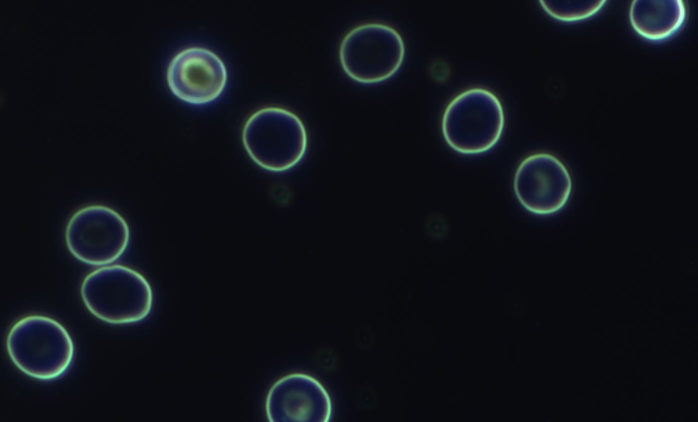
%> input picture Assignment_Input/IMG_01.png, 1396 x 844 px (shown at 1/2 size)
$ octave Task1to4.m   (GNU Octave 9; MATLAB toolbox functions it lacks are replaced by stand-ins)
%> lines starting %> are read from the running program, lines starting %| are printed output that depends on the picture; in (x1, y1, x2, y2) boxes, pixels count from 0 and x2, y2 are one past the last pixel; in counts of white or black regions, pixels touching at a corner belong together; the program's own positions count from 1
clear; close all;

% Task 1: Pre-processing -----------------------
% Step-1: Load input image
I = imread('IMG_01.png');
%> I is the input picture: size 844x1396x3 uint8; mean R, G, B 15.1, 18.4, 23.6
figure, imshow(I)
title('Original IMG 1')

% Step-2: Covert image to grayscale
I_gray = rgb2gray(I);
figure, imshow(I_gray);
title('Grayscale Image');

% Step-3: Rescale image
height = 512;
[rows,cols] = size(I_gray);
%> rows = 844; cols = 1396
new_width = round(cols * (height / rows));
%> new_width = 847
I_resized = imresize(I_gray, [height, new_width]);
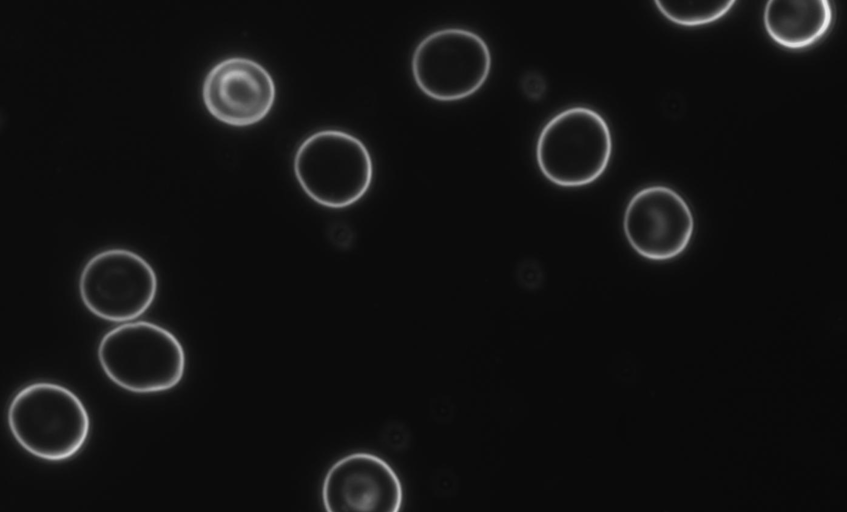
%> I_resized: size 512x847 uint8; min 8, max 239, mean 17.9

figure, imshow(I_resized);
title('Resized Image');

% Step-4: Produce histogram before enhancing
%4.1 Create Number of Bins % histogram data using number of bins
num_bins = 64;
histogram_data = imhist(I_resized, num_bins);
%> histogram_data = 64 values, max 246966 at index 4, min 0 at index 1, mean 6776
%4.2 Display the histogram and Add title / labels
figure, bar(histogram_data);
title('Histogram Data Pre Enhance');
xlabel('Intensity Values');
ylabel('Frequency');
% Step-5: Enhance image before binarisation
%Contrast Adjustment for enhancement
I_enhanced = imadjust(I_resized);
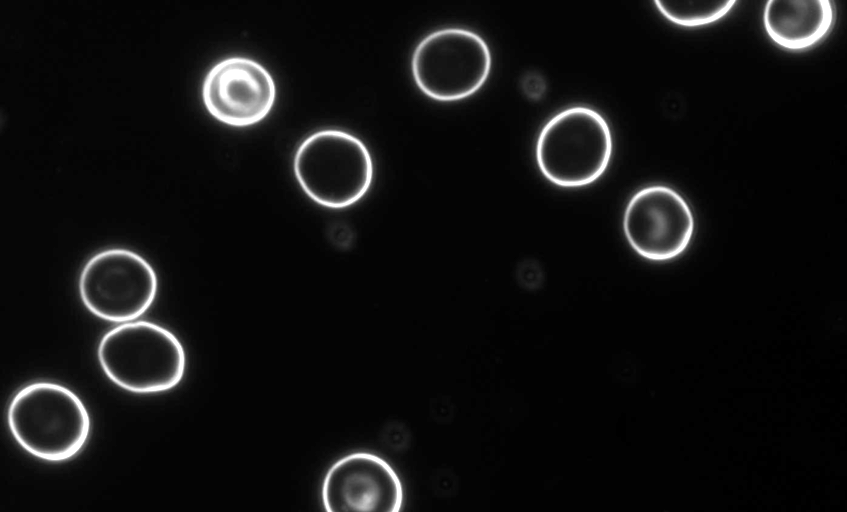
%> I_enhanced: size 512x847 uint8; min 0, max 255, mean 17.7

figure, imshow(I_enhanced);
title('Enhanced Image (Contrast)')

% Step-6: Histogram after enhancement
%6.1 Create Number of Bins % histogram data using number of bins
num_bins = 64;
histogram_data_e = imhist(I_enhanced, num_bins);
%> histogram_data_e = 64 values, max 214889 at index 2, min 202 at index 40, mean 6776
%6.2 Display the histogram and Add title / labels
figure, bar(histogram_data_e);
title('Histogram Data Post Enhance');
xlabel('Intensity Values');
ylabel('Frequency');
% Step-7: Image Binarisation
%7.1 Determine threshold with Otsu's method
threshold = graythresh(I_enhanced);
%> threshold = 0.384

%7.2 Convert to Binary
I_binary = imbinarize(I_enhanced, threshold);
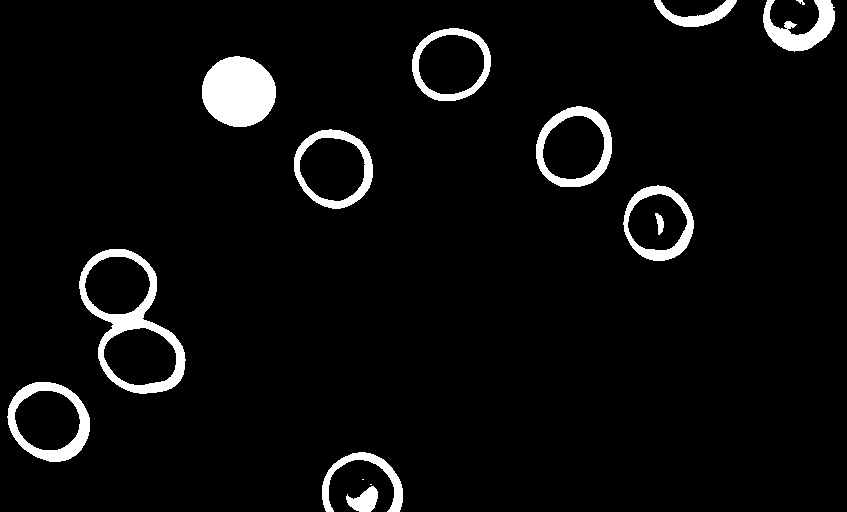
%> I_binary: size 512x847 logical; 4.9% white; 15 white regions (2 under 20 px), largest, box (x1, y1, x2, y2) and area: (202, 56, 276, 127) 4107, (79, 249, 186, 394) 3600, (7, 382, 90, 462) 2141

figure, imshow(I_binary);
title ('Binarized Image Otsu Method');

%7.3 Expermiment with other threshholding methods
%Manual Tresholding:
I_binary_manual = imbinarize(I_enhanced, 0.25);
%> I_binary_manual: size 512x847 logical; 6.8% white; 13 white regions, largest, box (x1, y1, x2, y2) and area: (78, 247, 187, 395) 4983, (200, 54, 278, 129) 4494, (6, 379, 92, 464) 2981
figure, imshow(I_binary_manual);
title ('Binarized 0.5');
%figure, imshow(I_binary_manual);
%title ('Binarized Manual Test 1');

I_binary_manual2 = imbinarize(I_enhanced, 0.75);
%> I_binary_manual2: size 512x847 logical; 2.3% white; 19 white regions (8 under 20 px), largest, box (x1, y1, x2, y2) and area: (204, 58, 275, 126) 2157, (9, 383, 89, 460) 1188, (537, 108, 611, 186) 1045

%figure, imshow(I_binary_manual2);
%title('Binarized Manual Test 2');

%Need to find a way to store all files locally stored in directory!!! with
%github to make looking through easy


% Task 2: Edge detection ------------------------
%Sobel Edge Detection
sobel_edges = edge(I_binary, 'Sobel');
%> sobel_edges: size 512x847 logical; 1.2% white in thin lines or dots

%figure, imshow(sobel_edges);
%title('Sobel Edge Detection')

%Prewitt Edge Detecttion
prewitt_edges = edge(I_binary, 'prewitt');
%> prewitt_edges: size 512x847 logical; 1.2% white in thin lines or dots

%figure, imshow(prewitt_edges);
%title('Prewitt Edge Detection');

%Canny Edge Detection
canny_edges = edge(I_binary, 'Canny', 0.86);
%> canny_edges: size 512x847 logical; 1.1% white in thin lines or dots

figure, imshow(canny_edges);
title('Canny Edge Detection')
imwrite(canny_edges, 'edges_canny.png');
%Roberts Edge Detection
roberts_edges = edge(I_binary, 'Roberts');
%> roberts_edges: size 512x847 logical; 1.2% white in thin lines or dots

%figure, imshow(roberts_edges);
%title('Roberts Edge Detection');

figure;
subplot(2, 2, 1);
imshow(sobel_edges);
title('Sobel Edge Detection');

subplot(2, 2, 2);
imshow(prewitt_edges);
title('Prewitt Edge Detection');

subplot(2, 2, 3);
imshow(canny_edges);
title('Canny Edge Detection');

subplot(2, 2, 4);
imshow(roberts_edges);
title('Roberts Edge Detection');
%After reveiwing all the edge detection, Canny seems to produce the highest
%quality edge detection!! FOR REPORT!
% Save the selected edge detection output (e.g., Canny)
imwrite(roberts_edges, 'edges_roberts.png');

% Task 3: Simple segmentation --------------------
I_edge = imread('edges_roberts.png');
% Add padding around the image to include boundary cells
%After testing I realized some of the corner cells were not being detected
padded_edges = padarray(I_edge, [1, 1], 0, 'both');
%> padded_edges: size 514x849 logical; 1.2% white in thin lines or dots
se = strel('disk', 1);
a_dilated_edges = imdilate(padded_edges, se);
%> a_dilated_edges: size 514x849 logical; 2.9% white; 24 white regions (1 under 20 px), largest, box (x1, y1, x2, y2) and area: (78, 248, 188, 396) 1352, (6, 381, 92, 464) 784, (293, 128, 375, 211) 764

figure, imshow(a_dilated_edges);
title('Dilated Edge Image');

%Bridging the padded edge image
dilated_edges = bwmorph(a_dilated_edges,"bridge");
%> dilated_edges: size 514x849 logical; 3% white; 23 white regions (1 under 20 px), largest, box (x1, y1, x2, y2) and area: (78, 248, 188, 396) 1352, (622, 184, 696, 263) 1279, (6, 381, 92, 464) 784

%https://blogs.mathworks.com/steve/2013/09/05/defining-and-filling-holes-on-the-border-of-an-image/
%a: Filling the cells at top and left border of the image
d_edges_a = padarray(dilated_edges,[1 1],1,'pre');
%> d_edges_a: size 515x850 logical; 3.3% white; 19 white regions (1 under 20 px), largest, box (x1, y1, x2, y2) and area: (0, 0, 850, 515) 2830, (79, 249, 189, 397) 1352, (623, 185, 697, 264) 1279
d_edges_a_filled = imfill(d_edges_a, "holes");
%> d_edges_a_filled: size 515x850 logical; 11% white; 12 white regions (1 under 20 px), largest, box (x1, y1, x2, y2) and area: (79, 249, 189, 397) 10357, (0, 0, 850, 515) 6557, (7, 382, 93, 465) 5513
d_edges_a_filled = d_edges_a_filled(2:end, 2:end);
%> d_edges_a_filled: size 514x849 logical; 10.7% white; 13 white regions (1 under 20 px), largest, box (x1, y1, x2, y2) and area: (78, 248, 188, 396) 10357, (6, 381, 92, 464) 5513, (535, 105, 614, 189) 5284

%b: Filling the cells at top and right border of the image
d_edges_b = padarray(padarray(dilated_edges,[1 0],1,'pre'),[0 1],1,'post');
%> d_edges_b: size 515x850 logical; 3.3% white; 19 white regions (1 under 20 px), largest, box (x1, y1, x2, y2) and area: (0, 0, 850, 515) 2830, (78, 249, 188, 397) 1352, (622, 185, 696, 264) 1279
d_edges_b_filled = imfill(d_edges_b, "holes");
%> d_edges_b_filled: size 515x850 logical; 11% white; 12 white regions (1 under 20 px), largest, box (x1, y1, x2, y2) and area: (78, 249, 188, 397) 10357, (0, 0, 850, 515) 6557, (6, 382, 92, 465) 5513
d_edges_b_filled = d_edges_b_filled(2:end, 1:end-1);

%c: Filling the cells at bottom and right border of the image
d_edges_c = padarray(dilated_edges,[1 1],1,'post');
%> d_edges_c: size 515x850 logical; 3.3% white; 21 white regions (1 under 20 px), largest, box (x1, y1, x2, y2) and area: (0, 0, 850, 515) 2599, (78, 248, 188, 396) 1352, (622, 184, 696, 263) 1279
d_edges_c_filled = imfill(d_edges_c, "holes");
%> d_edges_c_filled: size 515x850 logical; 10.9% white; 13 white regions, largest, box (x1, y1, x2, y2) and area: (78, 248, 188, 396) 10357, (0, 0, 850, 515) 5775, (6, 381, 92, 464) 5513
d_edges_c_filled = d_edges_c_filled(1:end-1,1:end-1);

%d: Filling the cells at top and left border of the image
d_edges_d = padarray(padarray(dilated_edges,[1 0],1,'post'),[0 1],1,'pre');
%> d_edges_d: size 515x850 logical; 3.3% white; 21 white regions (1 under 20 px), largest, box (x1, y1, x2, y2) and area: (0, 0, 850, 515) 2599, (79, 248, 189, 396) 1352, (623, 184, 697, 263) 1279
d_edges_d_filled = imfill(d_edges_d, "holes");
%> d_edges_d_filled: size 515x850 logical; 10.9% white; 13 white regions, largest, box (x1, y1, x2, y2) and area: (79, 248, 189, 396) 10357, (0, 0, 850, 515) 5775, (7, 381, 93, 464) 5513
d_edges_d_filled = d_edges_d_filled(1:end-1, 2:end);


I_filled = d_edges_a_filled | d_edges_b_filled | d_edges_c_filled | d_edges_d_filled;
figure, imshow(I_filled);
title('Filled Image')

I_cleaned = bwareaopen(I_filled, 50);
I_smoothed = imclose(I_cleaned, strel('disk',2));
%> I_smoothed: size 514x849 logical; 11.5% white; 10 white regions, largest, box (x1, y1, x2, y2) and area: (78, 248, 188, 396) 10361, (6, 381, 92, 464) 5513, (535, 105, 614, 189) 5284

I_labeled = bwlabel(I_smoothed);
%> I_labeled: size 514x849 double; 11 distinct labels, from 0 to 10

figure, imshow(label2rgb(I_labeled, 'jet','k'));
%> after `imshow(label2rgb(I_labeled, 'jet','k'))`:
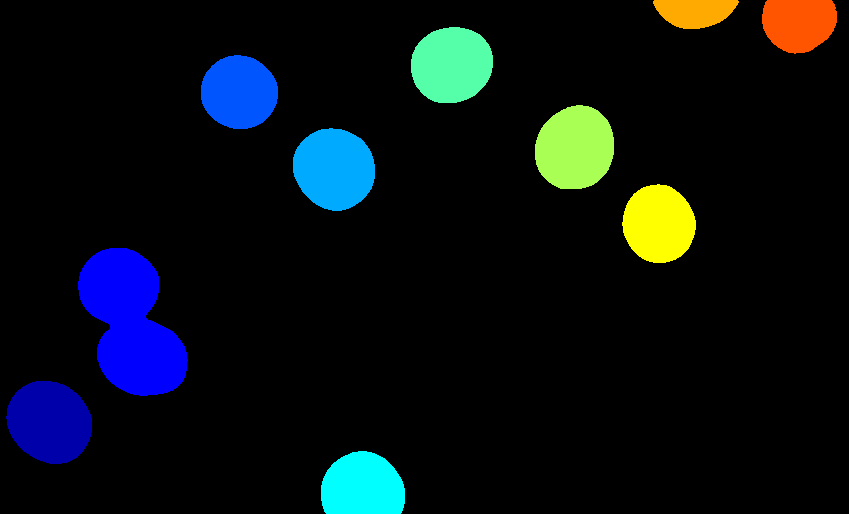
%> displayed picture: size 514x849x3, on the screen's scale of 0 to 255; mean R, G, B 8.7, 15.5, 19.4
title('Labeled Objects')

%filter based on properties
stats = regionprops(I_labeled, 'Area', 'Eccentricity');
%> stats = 10 regions; largest, Area and Eccentricity: 10361 0.871, 5513 0.482, 5284 0.433, 5278 0.352, 4969 0.428
blood_cells = ismember(I_labeled, find([stats.Area] > 2000  ));
bacteria = ismember(I_labeled, find([stats.Area] <=2000 & [stats.Area] > 500 ));
%> bacteria: size 514x849 logical; 0.43% white; 1 white region, box (x1, y1, x2, y2) and area: (653, 0, 739, 29) 1876
final_binary = blood_cells | bacteria;

%My Labeled image shows the bacteria and blood cells fina dn so I decided I
%will study the area and eccentricity of both objects to determine the
%stats of blood cells and bacteria above,

for i = 1:numel(stats)
    fprintf('Object %d: Area = %.2f, Eccentricity = %.2f\n', i, stats(i).Area, stats(i).Eccentricity);
end
%> this loop made 10 passes
%| Object 1: Area = 5513.00, Eccentricity = 0.48
%| Object 2: Area = 10361.00, Eccentricity = 0.87
%| Object 3: Area = 4463.00, Eccentricity = 0.32
%| Object 4: Area = 5278.00, Eccentricity = 0.35
%| Object 5: Area = 4411.00, Eccentricity = 0.66
%| Object 6: Area = 4969.00, Eccentricity = 0.43
%| Object 7: Area = 5284.00, Eccentricity = 0.43
%| Object 8: Area = 4497.00, Eccentricity = 0.40
%> (further printed lines are left out)

figure, imshow(final_binary);
title('Segmented Blood Cells or Bacteria');

%To ensure my classification of objects is correct test to see blood cells
%and bacteria
% Visualize blood cells
%figure, imshow(blood_cells);
%title('Blood Cells');

% Visualize bacteria
%figure, imshow(bacteria);
%title('Bacteria');

%Save Segmented Image
imwrite(final_binary, 'segmented_image.png');
% -------------------- ------------------------------------------------------------
% Task 4: Object Recognition --------------------

% Load the new image
IMG_11 = imread('IMG_11.png');
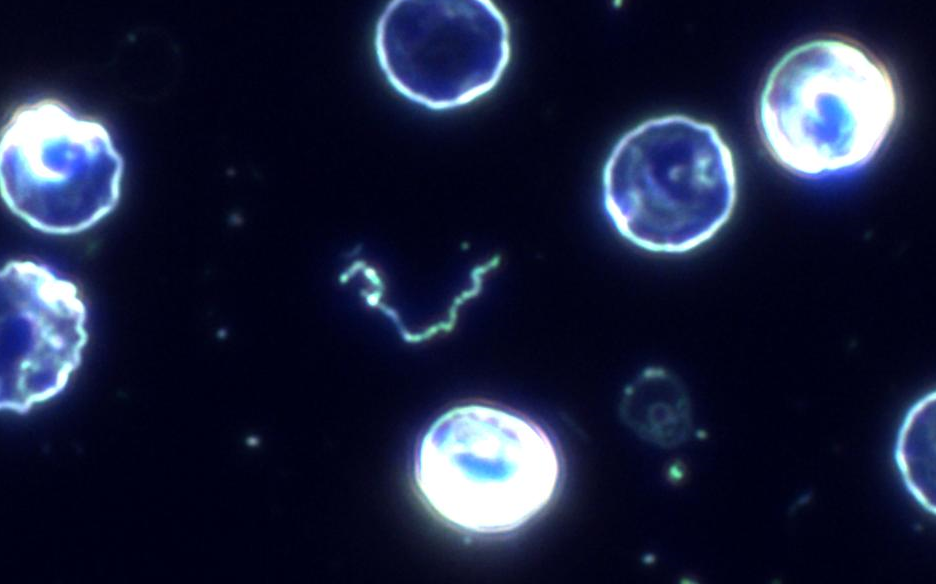
%> input picture Assignment_Input/IMG_11.png, 936 x 584 px
%> IMG_11 is the input picture: size 584x936x3 uint8; mean R, G, B 27.5, 33.3, 59.9

%Covert image to grayscale
I_gray = rgb2gray(IMG_11);
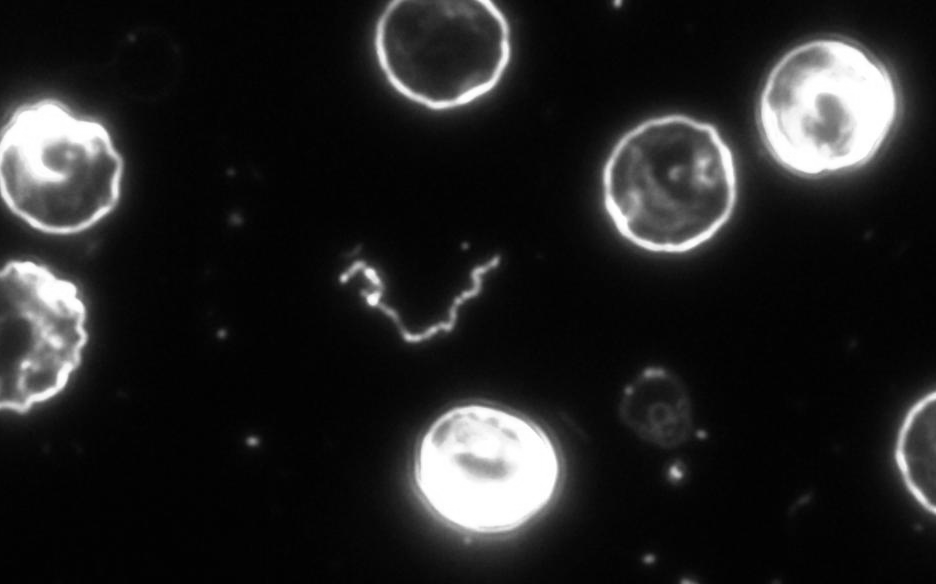
%> I_gray: size 584x936 uint8; min 2, max 255, mean 34.6
figure, imshow(I_gray);
title('Grayscale Image');

%Rescale image
height = 512;
[rows,cols] = size(I_gray);
%> rows = 584; cols = 936
new_width = round(cols * (height / rows));
%> new_width = 821
I_resized = imresize(I_gray, [height, new_width]);
%> I_resized: size 512x821 uint8

%Enhance Image
I_enhanced = imadjust(I_resized);
%> I_enhanced: size 512x821 uint8

%Determine threshold with Otsu's method
threshold = graythresh(I_enhanced);
%> threshold = 0.412

%Convert to Binary
I_binary = imbinarize(I_enhanced, threshold);
%> I_binary: size 512x821 logical; 11% white; 22 white regions (8 under 20 px), largest, box (x1, y1, x2, y2) and area: (361, 354, 494, 476) 12050, (663, 35, 791, 156) 11661, (0, 86, 108, 206) 7436

%Edge Detection
I_edge = edge(I_binary, 'roberts');
%> I_edge: size 512x821 logical; 1.2% white in thin lines or dots

%Add Padding
padded_edges = padarray(I_edge, [1, 1], 0, 'both');
%> padded_edges: size 514x823 logical; 1.2% white in thin lines or dots
se = strel('disk', 1);

%Dilate
a_dilated_edges = imdilate(padded_edges, se);
%> a_dilated_edges: size 514x823 logical; 3% white; 30 white regions (3 under 20 px), largest, box (x1, y1, x2, y2) and area: (327, 0, 450, 99) 1597, (537, 107, 639, 214) 1240, (360, 353, 496, 478) 1240

%Bridge
dilated_edges = bwmorph(a_dilated_edges,"bridge");
%> dilated_edges: size 514x823 logical; 3% white; 30 white regions (3 under 20 px), largest, box (x1, y1, x2, y2) and area: (327, 0, 450, 99) 1607, (537, 107, 639, 214) 1243, (360, 353, 496, 478) 1240

%FILL CORNERS
%Fill Corners (ref
%https://blogs.mathworks.com/steve/2013/09/05/defining-and-filling-holes-on-the-border-of-an-image/)

%a: Filling the cells at top and left border of the image
d_edges_a = padarray(dilated_edges,[1 1],1,'pre');
%> d_edges_a: size 515x824 logical; 3.3% white; 26 white regions (3 under 20 px), largest, box (x1, y1, x2, y2) and area: (0, 0, 824, 515) 5126, (538, 108, 640, 215) 1243, (361, 354, 497, 479) 1240
d_edges_a_filled = imfill(d_edges_a, "holes");
%> d_edges_a_filled: size 515x824 logical; 16.7% white; 13 white regions, largest, box (x1, y1, x2, y2) and area: (0, 0, 824, 515) 30789, (361, 354, 497, 479) 12677, (663, 35, 794, 159) 12351
d_edges_a_filled = d_edges_a_filled(2:end, 2:end);
%> d_edges_a_filled: size 514x823 logical; 16.4% white; 16 white regions, largest, box (x1, y1, x2, y2) and area: (360, 353, 496, 478) 12677, (662, 34, 793, 158) 12351, (527, 100, 649, 224) 11983

%b: Filling the cells at top and right border of the image
d_edges_b = padarray(padarray(dilated_edges,[1 0],1,'pre'),[0 1],1,'post');
%> d_edges_b: size 515x824 logical; 3.3% white; 27 white regions (3 under 20 px), largest, box (x1, y1, x2, y2) and area: (0, 0, 824, 515) 3754, (537, 108, 639, 215) 1243, (360, 354, 496, 479) 1240
d_edges_b_filled = imfill(d_edges_b, "holes");
%> d_edges_b_filled: size 515x824 logical; 14.1% white; 20 white regions (1 under 20 px), largest, box (x1, y1, x2, y2) and area: (0, 0, 824, 515) 14503, (360, 354, 496, 479) 12677, (662, 35, 793, 159) 12351
d_edges_b_filled = d_edges_b_filled(2:end, 1:end-1);

%c: Filling the cells at bottom and right border of the image
d_edges_c = padarray(dilated_edges,[1 1],1,'post');
%> d_edges_c: size 515x824 logical; 3.3% white; 28 white regions (3 under 20 px), largest, box (x1, y1, x2, y2) and area: (0, 0, 824, 515) 2137, (327, 0, 450, 99) 1607, (537, 107, 639, 214) 1243
d_edges_c_filled = imfill(d_edges_c, "holes");
d_edges_c_filled = d_edges_c_filled(1:end-1,1:end-1);
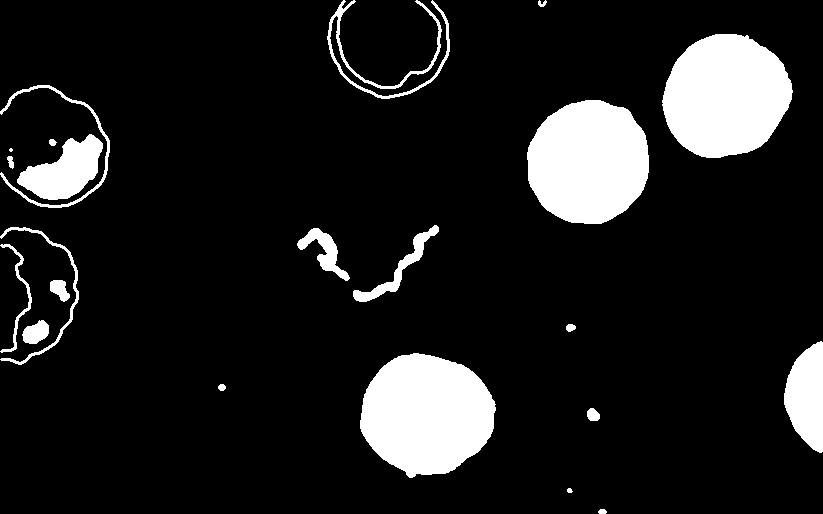
%> d_edges_c_filled: size 514x823 logical; 11.9% white; 22 white regions (1 under 20 px), largest, box (x1, y1, x2, y2) and area: (360, 353, 496, 478) 12677, (662, 34, 793, 158) 12351, (527, 100, 649, 224) 11983

%d: Filling the cells at top and left border of the image
d_edges_d = padarray(padarray(dilated_edges,[1 0],1,'post'),[0 1],1,'pre');
d_edges_d_filled = imfill(d_edges_d, "holes");
d_edges_d_filled = d_edges_d_filled(1:end-1, 2:end);

%Fill image
I_filled = d_edges_a_filled | d_edges_b_filled | d_edges_c_filled | d_edges_d_filled;

% Remove noise
I_cleaned = bwareaopen(I_filled, 500);

% Smooth edges
I_smoothed = imclose(I_cleaned, strel('disk', 2));

% Label connected components
I_labeled = bwlabel(I_smoothed);

%Better Extract Features for robust
% Extract features
stats = regionprops(I_labeled, 'Area', 'Eccentricity', 'Solidity', 'Perimeter');
%> stats = 9 regions; largest, Area, Eccentricity, Solidity and Perimeter: 12682 0.436 0.982 406.1, 12354 0.384 0.987 398, 11983 0.291 0.987 387.6, 10749 0.49 0.984 371.9, 9969 0.584 0.99 360.3
areas = [stats.Area];
%> areas = [10749 8685 942 9969 1106 12682 11983 12354 3145]
eccentricities = [stats.Eccentricity];
%> eccentricities = [0.49 0.804 0.899 0.584 0.984 0.436 0.291 0.384 0.926]
solidities = [stats.Solidity];
%> solidities = [0.984 0.978 0.666 0.99 0.491 0.982 0.987 0.987 0.987]
perimeters = [stats.Perimeter];
%> perimeters = [371.9 365.4 191.4 360.3 260.9 406.1 387.6 398 250.8]
circularities = (4 * pi * areas) ./ (perimeters .^ 2);
%> circularities = [0.977 0.818 0.323 0.965 0.204 0.966 1 0.98 0.629]

%Print stats
for i = 1:numel(stats)
    fprintf('Object %d: Area = %.2f, Eccentricity = %.2f, Solidity = %.2f, Perimeter = %.2f, Circularity: %.2f\n', i, stats(i).Area, stats(i).Eccentricity, stats(i).Solidity, stats(i).Perimeter, circularities(i));
end
%> this loop made 9 passes
%| Object 1: Area = 10749.00, Eccentricity = 0.49, Solidity = 0.98, Perimeter = 371.87, Circularity: 0.98
%| Object 2: Area = 8685.00, Eccentricity = 0.80, Solidity = 0.98, Perimeter = 365.37, Circularity: 0.82
%| Object 3: Area = 942.00, Eccentricity = 0.90, Solidity = 0.67, Perimeter = 191.41, Circularity: 0.32
%| Object 4: Area = 9969.00, Eccentricity = 0.58, Solidity = 0.99, Perimeter = 360.28, Circularity: 0.97
%| Object 5: Area = 1106.00, Eccentricity = 0.98, Solidity = 0.49, Perimeter = 260.87, Circularity: 0.20
%| Object 6: Area = 12682.00, Eccentricity = 0.44, Solidity = 0.98, Perimeter = 406.14, Circularity: 0.97
%| Object 7: Area = 11983.00, Eccentricity = 0.29, Solidity = 0.99, Perimeter = 387.61, Circularity: 1.00
%| Object 8: Area = 12354.00, Eccentricity = 0.38, Solidity = 0.99, Perimeter = 398.04, Circularity: 0.98
%> (further printed lines are left out)

% Thresholds for classification
blood_cells_mask = ismember(I_labeled, find([stats.Area] > 2000 & circularities > 0.50 ));
bacteria_mask = ismember(I_labeled, find([stats.Area] <=2000 & [stats.Area] & circularities < 0.50 ));

% Create an RGB image
colored_final = zeros([size(I_labeled), 3]);
colored_final(:,:,1) = blood_cells_mask;
colored_final(:,:,2) = bacteria_mask;
colored_final(:,:,3) = bacteria_mask;
figure, imshow(colored_final);
title('Colored Final')
